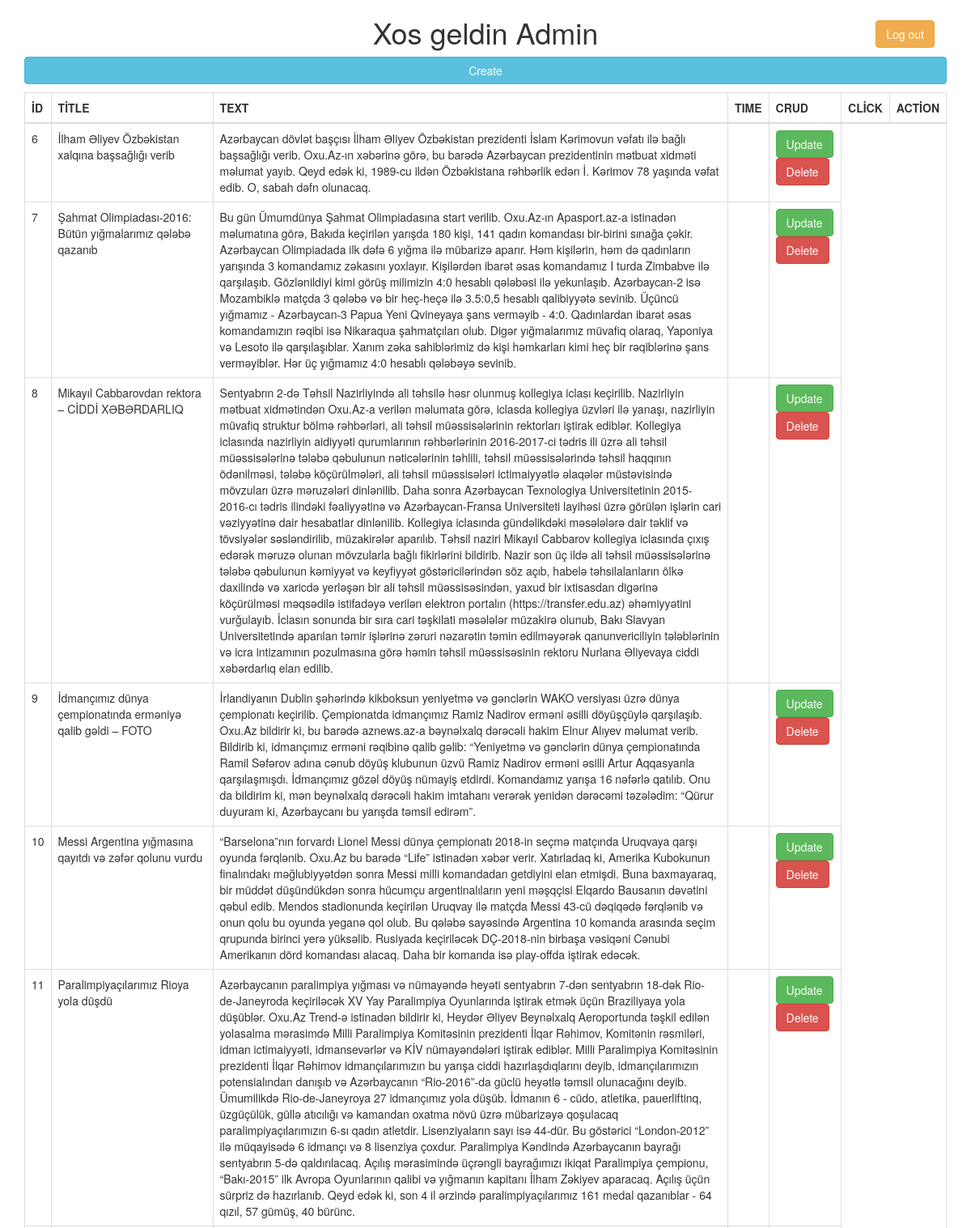
Page /php/crud/admin.php (signed in, upper part) on the committed database.
### tables this page shows
CREATE TABLE `news` (
  `id` int(11) NOT NULL,
  `title` varchar(1000) NOT NULL,
  `text` mediumtext NOT NULL,
  `img` varchar(200) NOT NULL
);

### php/crud/connect.php (called while the page is built, shortened)
<?php
   class Database {
      public $connect;
      function __construct($host,$user,$pass,$database) {
         $this->hostname = $host;
         $this->username = $user;
         $this->password = $pass;
         $this->db = $database;
         $this->connect = mysqli_connect($this->hostname,$this->username,$this->password,$this->db);
            return $this->connect;
      }
      public function all($table) {
         $sql = "SELECT * FROM $table";
         $query = mysqli_query($this->connect,$sql);
         return $query;
      }
   }
   $base = new Database("localhost","root","","blog");
 ?>

### php/crud/admin.php (the view, shortened to what this page needs)
<?php
   include "connect.php";
   $query = $base->all('news');
?>
<!DOCTYPE html>
<html>
   <head>
      <link rel="stylesheet" href="bootstrap.css" media="screen" title="no title" charset="utf-8" type="text/css">
   </head>
   <body>
      <div class="container">
         <center>
            <h1>Xos geldin Admin</h1>
            <a href="../login/logout.php" type="button" class="btn btn-warning" style="float: right; margin: -45px 15px 0 0;">Log out</a>
            <table class="table table-bordered">
               <thead>
                  <tr>
                     <th>İD</th>
                     <th style="width:200px;">TİTLE</th>
                     <th>TEXT</th>
                     <th>TIME</th>
                     <th>CRUD</th>
                     <th>CLİCK</th>
                     <th>ACTİON</th>
                  </tr>
               </thead>
               <tbody>
                  <a class="btn btn-info btn-block" href="create.php" style="margin-bottom: 10px;">Create</a>
                  <?php while($row = mysqli_fetch_assoc($query)) {?>
                     <tr>
                        <?php foreach($row as $key =>$value) {?>
                           <td><?php echo $value ?></td>
                        <?php } ?>
                           <td>
                              <a class="btn btn-success" href="update.php?id=<?php echo $row['id']?>">Update</a>
                              <a class="btn btn-danger" href="delete.php?id=<?php echo $row['id']?>">Delete</a>
                           </td>
                     </tr>
                  <?php } ?>
               </tbody>
            </table>
         </center>
      </div>
   </body>
</html>

### rows in the picture
news: id "6", title "İlham Əliyev Özbəkistan xalqına başsağlığı verib", text "Azərbaycan dövlət başçısı İlham Əliyev Özbəkistan prezidenti İslam Kərimovun vəfatı ilə bağlı başsağlığı verib. Oxu.Az-ın xəbərinə görə, bu barədə Azərbaycan prezidentinin mətbuat xidməti məlumat yayıb. Qeyd edək ki, 1989-cu ildən Özbəkistana rəhbərlik edən İ. Kərimov 78 yaşında vəfat edib. O, sabah dəfn olunacaq."
news: id "7", title "Şahmat Olimpiadası-2016: Bütün yığmalarımız qələbə qazanıb", text "Bu gün Ümumdünya Şahmat Olimpiadasına start verilib. Oxu.Az-ın Apasport.az-a istinadən məlumatına görə, Bakıda keçirilən yarışda 180 kişi, 141 qadın komandası bir-birini sınağa çəkir. Azərbaycan Olimpiadada ilk dəfə 6 yığma ilə mübarizə aparır. Həm kişilərin, həm də qadınların yarışında 3 komandamız zəkasını yoxlayır. Kişilərdən ibarət əsas komandamız I turda Zimbabve ilə qarşılaşıb. Gözlənildiyi kimi görüş milimizin 4:0 hesablı qələbəsi ilə yekunlaşıb. Azərbaycan-2 isə Mozambiklə matçda 3 qələbə və bir heç-heçə ilə 3.5:0,5 hesablı qalibiyyətə sevinib. Üçüncü yığmamız - Azərbaycan-3 Papua Yeni Qvineyaya şans verməyib - 4:0. Qadınlardan ibarət əsas komandamızın rəqibi isə Nikaraqua…"
news: id "8", title "Mikayıl Cabbarovdan rektora – CİDDİ XƏBƏRDARLIQ", text "Sentyabrın 2-də Təhsil Nazirliyində ali təhsilə həsr olunmuş kollegiya iclası keçirilib. Nazirliyin mətbuat xidmətindən Oxu.Az-a verilən məlumata görə, iclasda kollegiya üzvləri ilə yanaşı, nazirliyin müvafiq struktur bölmə rəhbərləri, ali təhsil müəssisələrinin rektorları iştirak ediblər. Kollegiya iclasında nazirliyin aidiyyəti qurumlarının rəhbərlərinin 2016-2017-ci tədris ili üzrə ali təhsil müəssisələrinə tələbə qəbulunun nəticələrinin təhlili, təhsil müəssisələrində təhsil haqqının ödənilməsi, tələbə köçürülmələri, ali təhsil müəssisələri ictimaiyyətlə əlaqələr müstəvisində mövzuları üzrə məruzələri dinlənilib. Daha sonra Azərbaycan Texnologiya Universitetinin 2015-2016-cı tədris…"
news: id "9", title "İdmançımız dünya çempionatında erməniyə qalib gəldi – FOTO", text "İrlandiyanın Dublin şəhərində kikboksun yeniyetmə və gənclərin WAKO versiyası üzrə dünya çempionatı keçirilib. Çempionatda idmançımız Ramiz Nadirov erməni əsilli döyüşçüylə qarşılaşıb. Oxu.Az bildirir ki, bu barədə aznews.az-a bəynəlxalq dərəcəli hakim Elnur Alıyev məlumat verib. Bildirib ki, idmançımız erməni rəqibinə qalib gəlib: “Yeniyetmə və gənclərin dünya çempionatında Ramil Səfərov adına cənub döyüş klubunun üzvü Ramiz Nadirov erməni əsilli Artur Aqqasyanla qarşılaşmışdı. İdmançımız gözəl döyüş nümayiş etdirdi. Komandamız yarışa 16 nəfərlə qatılıb. Onu da bildirim ki, mən beynəlxalq dərəcəli hakim imtahanı verərək yenidən dərəcəmi təzələdim: “Qürur duyuram ki, Azərbaycanı bu yarışda…"
news: id "10", title "Messi Argentina yığmasına qayıtdı və zəfər qolunu vurdu", text "“Barselona”nın forvardı Lionel Messi dünya çempionatı 2018-in seçmə matçında Uruqvaya qarşı oyunda fərqlənib. Oxu.Az bu barədə “Life” istinadən xəbər verir. Xatırladaq ki, Amerika Kubokunun finalındakı məğlubiyyətdən sonra Messi milli komandadan getdiyini elan etmişdi. Buna baxmayaraq, bir müddət düşündükdən sonra hücumçu argentinalıların yeni məşqçisi Elqardo Bausanın dəvətini qəbul edib. Mendos stadionunda keçirilən Uruqvay ilə matçda Messi 43-cü dəqiqədə fərqlənib və onun qolu bu oyunda yeganə qol olub. Bu qələbə sayəsində Argentina 10 komanda arasında seçim qrupunda birinci yerə yüksəlib. Rusiyada keçiriləcək DÇ-2018-nin birbaşa vəsiqəni Cənubi Amerikanın dörd komandası alacaq. Daha bir…"
news: id "11", title "Paralimpiyaçılarımız Rioya yola düşdü", text "Azərbaycanın paralimpiya yığması və nümayəndə heyəti sentyabrın 7-dən sentyabrın 18-dək Rio-de-Janeyroda keçiriləcək XV Yay Paralimpiya Oyunlarında iştirak etmək üçün Braziliyaya yola düşüblər. Oxu.Az Trend-ə istinadən bildirir ki, Heydər Əliyev Beynəlxalq Aeroportunda təşkil edilən yolasalma mərasimdə Milli Paralimpiya Komitəsinin prezidenti İlqar Rəhimov, Komitənin rəsmiləri, idman ictimaiyyəti, idmansevərlər və KİV nümayəndələri iştirak ediblər. Milli Paralimpiya Komitəsinin prezidenti İlqar Rəhimov idmançılarımızın bu yarışa ciddi hazırlaşdıqlarını deyib, idmançılarımızın potensialından danışıb və Azərbaycanın “Rio-2016”-da güclü heyətlə təmsil olunacağını deyib. Ümumilikdə…"
